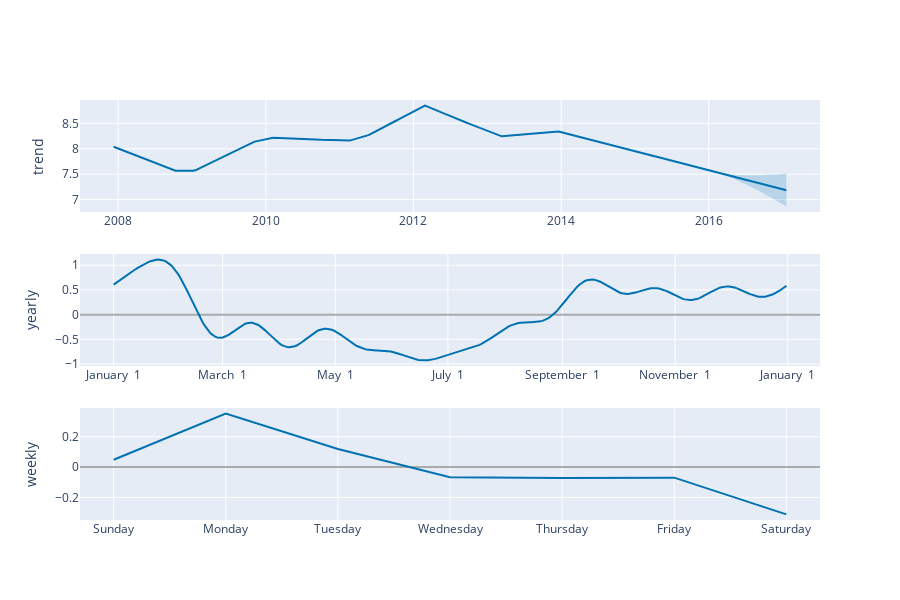

Notebook code for this chart:
### Code cell
# Python
plot_components_plotly(m, forecast)

### Figure 1 — Plotly figure (JSON) as saved in the notebook; plotly's stock layout.template omitted (floating-point values rounded to 4 significant figures; data arrays with more than 128 entries replaced by an {"elided": "..."} marker saying what was removed)
{"data": [{"line": {"color": "#0072B2", "width": 2}, "mode": "lines", "name": "trend", "type": "scatter", "x": {"elided": "3270 str values"}, "xaxis": "x", "y": {"elided": "3270 float values"}, "yaxis": "y"}, {"line": {"color": "rgba(0, 114, 178, 0.2)", "width": 0}, "mode": "lines", "name": "trend_upper", "type": "scatter", "x": {"elided": "3270 str values"}, "xaxis": "x", "y": {"elided": "3270 float values"}, "yaxis": "y"}, {"fill": "tonexty", "fillcolor": "rgba(0, 114, 178, 0.2)", "line": {"color": "rgba(0, 114, 178, 0.2)", "width": 0}, "mode": "lines", "name": "trend_lower", "type": "scatter", "x": {"elided": "3270 str values"}, "xaxis": "x", "y": {"elided": "3270 float values"}, "yaxis": "y"}, {"line": {"color": "#0072B2", "width": 2}, "mode": "lines", "name": "yearly", "type": "scatter", "x": {"elided": "365 str values"}, "xaxis": "x2", "y": {"elided": "365 float values"}, "yaxis": "y2"}, {"line": {"color": "#0072B2", "width": 2}, "mode": "lines", "name": "weekly", "type": "scatter", "x": ["2017-01-01T00:00:00", "2017-01-02T00:00:00", "2017-01-03T00:00:00", "2017-01-04T00:00:00", "2017-01-05T00:00:00", "2017-01-06T00:00:00", "2017-01-07T00:00:00"], "xaxis": "x3", "y": [0.0483, 0.3523, 0.1196, -0.06666, -0.07227, -0.06958, -0.3117], "yaxis": "y3"}], "layout": {"height": 600, "showlegend": false, "width": 900, "xaxis": {"anchor": "y", "domain": [0, 1], "range": ["2007-06-26T14:24:00", "2017-07-04T09:36:00"], "type": "date"}, "xaxis2": {"anchor": "y2", "domain": [0, 1], "range": ["2016-12-13T18:54:02.958904115", "2018-01-18T11:04:57.863013581"], "tickformat": "%B %e", "type": "date"}, "xaxis3": {"anchor": "y3", "domain": [0, 1], "range": ["2016-12-31T16:48:00", "2017-01-07T07:12:00"], "tickformat": "%A", "type": "date"}, "yaxis": {"anchor": "x", "domain": [0.7333, 1], "rangemode": "normal", "title": {"text": "trend"}, "zerolinecolor": "#AAA"}, "yaxis2": {"anchor": "x2", "domain": [0.3667, 0.6333], "title": {"text": "yearly"}, "zerolinecolor": "#AAA"}, "yaxis3": {"anchor": "x3", "domain": [0, 0.2667], "title": {"text": "weekly"}, "zerolinecolor": "#AAA"}}}
